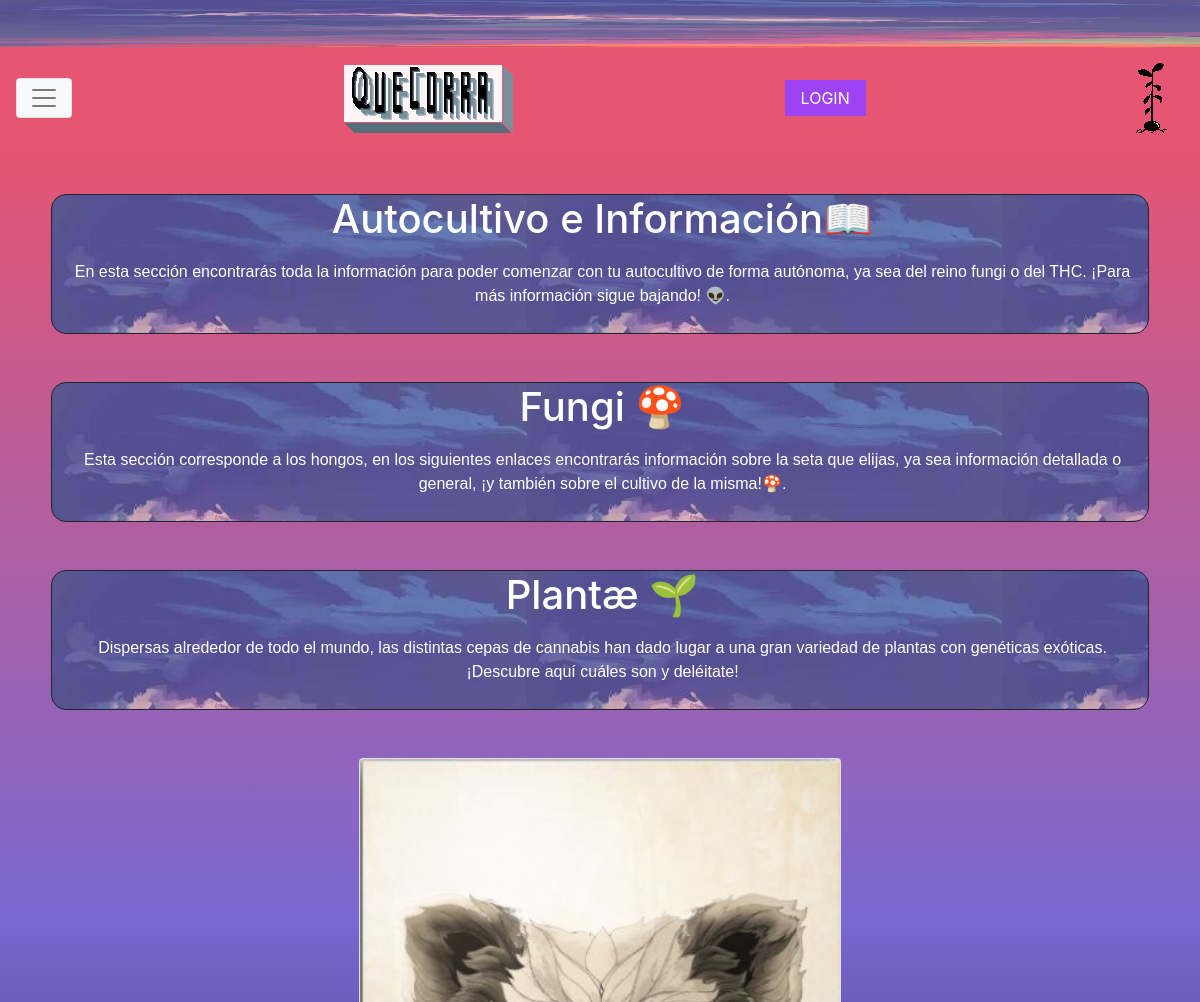
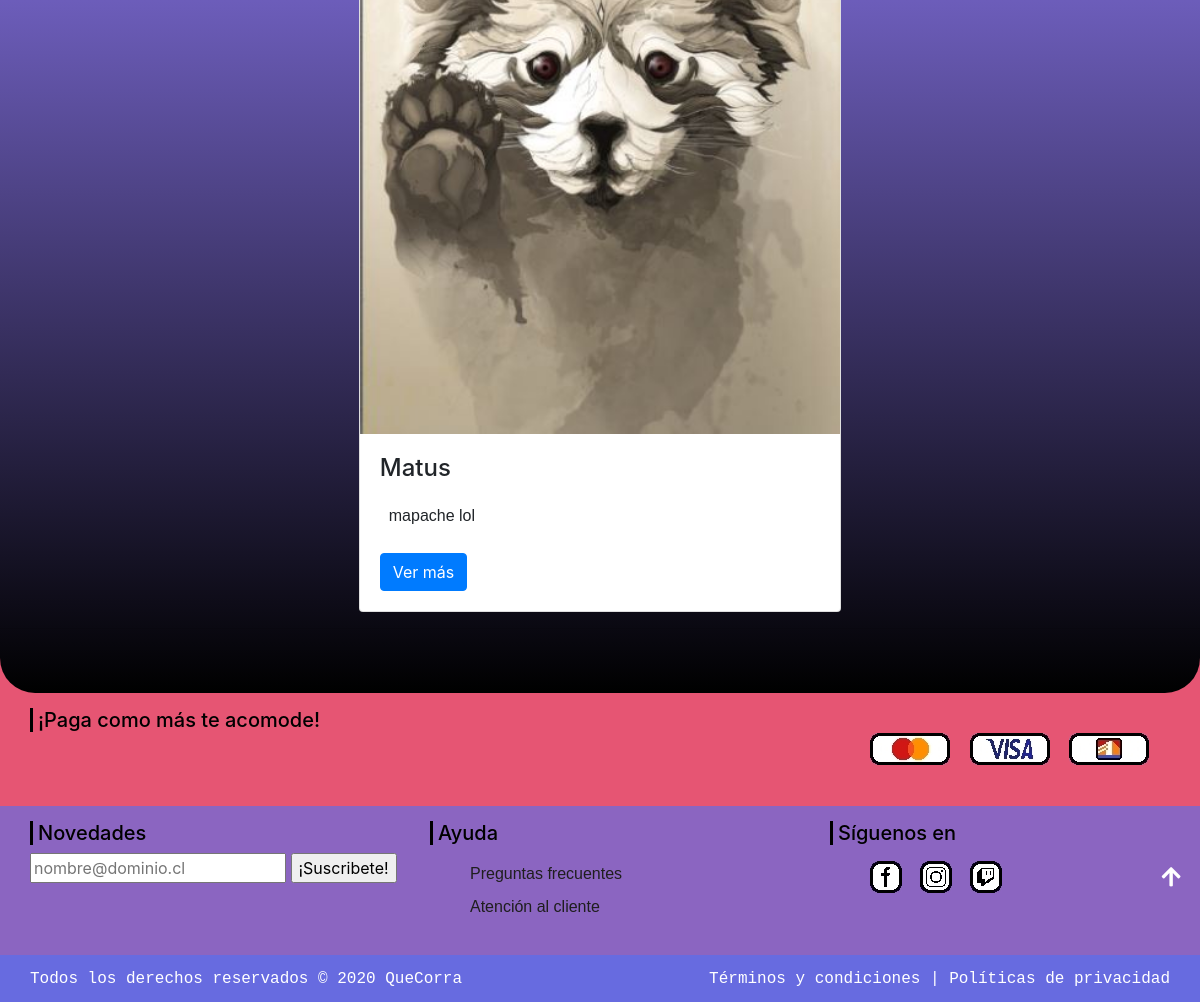
/catalogo/entrada/, run on an earlier commit of the app's database (2 pictures, top to bottom).
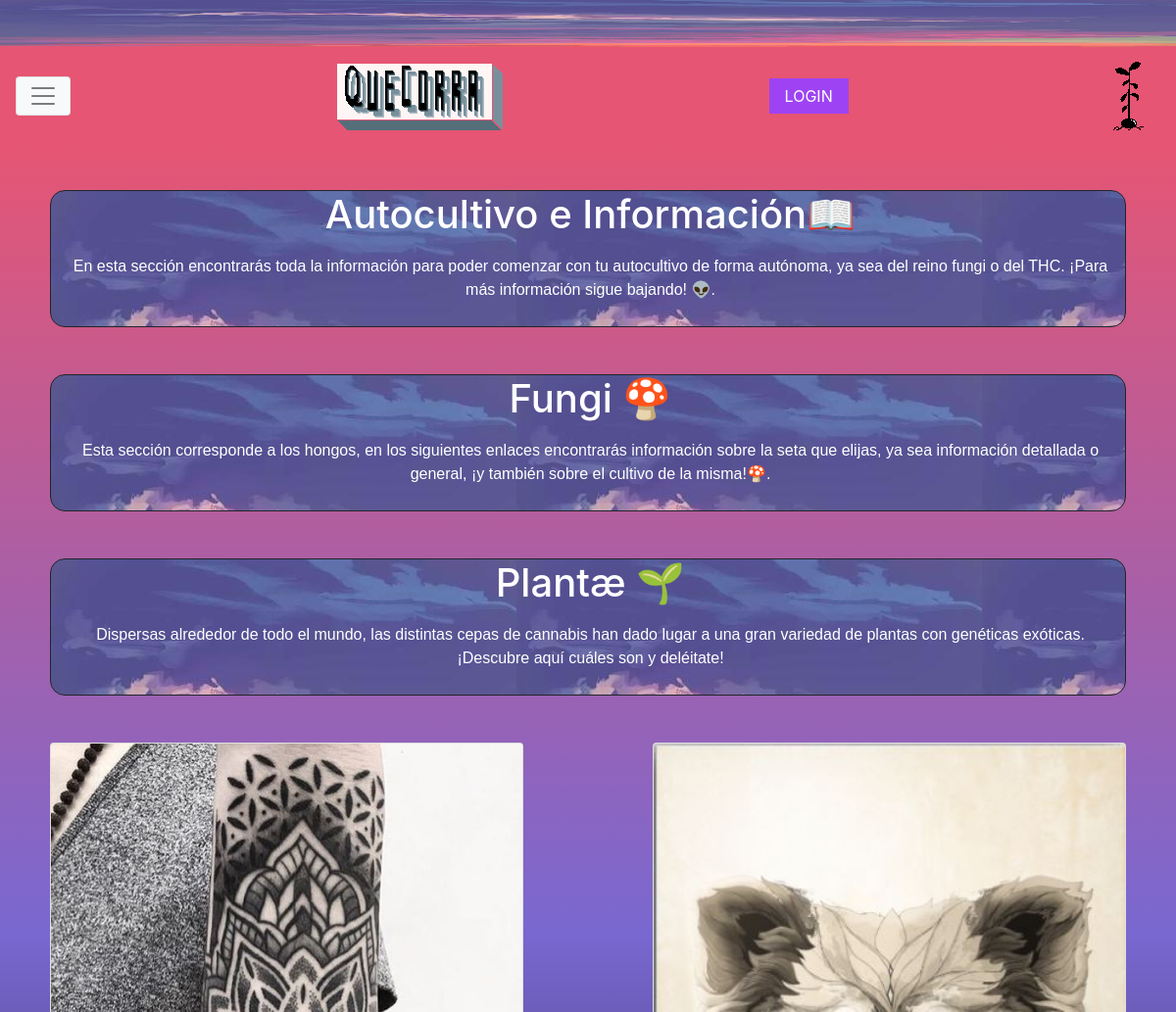
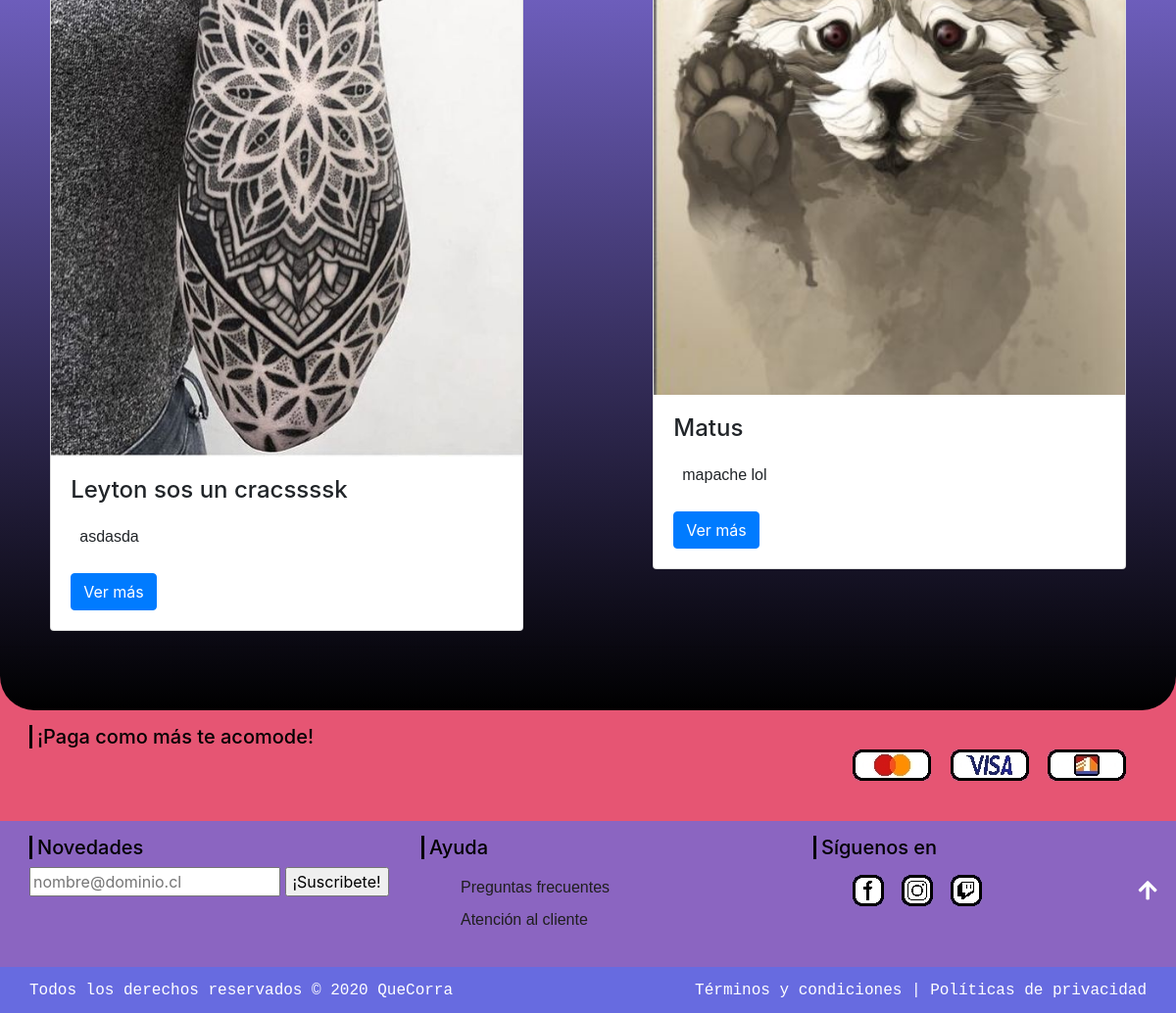
And on a later commit of the database (2 pictures, top to bottom).
### catalogo/models.py (models this page shows, shortened)
class Entrada(models.Model):
	titulo = models.CharField(max_length=100)
	descripcion = models.TextField(max_length=5000)
	imagen = models.ImageField(upload_to='imagen/', null=False)
	tipoentrada = models.ManyToManyField(Tipo)
	class Meta:
		ordering = ['titulo']

### catalogo/views.py (the view)
# urls.py: path('entrada/', views.EntradaListView.as_view(), name='entrada'),
class EntradaListView(generic.ListView): #for de entradas
    model = Entrada
    paginate_by = 10

### catalogo/templates/catalogo/entrada_list.html (shortened to what this page needs)
{% extends "base_generic.html" %}
{% block content %}
<!DOCTYPE html>
<html>
<head>
    {% load static %}
    <link rel="stylesheet" href="https://use.fontawesome.com/releases/v5.4.1/css/all.css">
    <link rel="stylesheet" type="text/css" href="{% static 'css/EstAutocu.css' %}">
    <link rel="stylesheet" type="text/css" href="{% static 'css/bootstrap.min.css' %}">
</head>
<body>
    <div id=capa>
        <br>
        <br>
        <div class="row justify-content-center">
            <div class="col-xl-11 col-lg-10 col-md-10 col-sm-10 col-10">
                <div id=caja style="background: url('/static/img/fondo3.jpg');">
                    <div class="letras">
                        <center>
                            <h1>Autocultivo e Información📖</h1>
                        </center>
                        <center>
                            <p>En esta sección encontrarás toda la información para poder comenzar con tu autocultivo
                                de forma autónoma, ya sea del reino fungi o del THC. ¡Para más información sigue bajando!
                                👽.</p>
                        </center>
                    </div>
                </div>
            </div>
        </div>
        <br>
        <br>
        <div class="row justify-content-center">
            <div class="col-xl-11 col-lg-10 col-md-10 col-sm-10 col-10">
                <div id=caja style="background: url('/static/img/fondo3.jpg');">
                    <div class="letras">
                        <center>
                            <h1>Fungi 🍄</h1>
                        </center>
                        <center>
                            <p>Esta sección corresponde a los hongos, en los siguientes enlaces encontrarás
                                información sobre la seta que elijas, ya sea información detallada o general,
                                ¡y también sobre el cultivo de la misma!🍄.</p>
                        </center>
                    </div>
                </div>
            </div>
        </div>
        <br>
        <br>
        <div class="row justify-content-center">
            <div class="col-xl-11 col-lg-10 col-md-10 col-sm-10 col-10">
                <div id=caja style="background: url('/static/img/fondo3.jpg');">
                    <div class="letras">
                        <center>
                            <h1>Plantæ 🌱</h1>
                        </center>
                        <center>
                            <p>Dispersas alrededor de todo el mundo, las distintas cepas de cannabis han dado lugar a una
                                gran variedad de plantas con genéticas exóticas. ¡Descubre aquí cuáles son y deléitate!
                            </p>
                        </center>
                    </div>
                </div>
            </div>
        </div>
        <br>
        <br>
        <div class="row justify-content-around">
            {% for entrada in entrada_list %}
                <div class="col-xl-5 col-lg-5 col-md-5 col-sm-5 col-5">
                    <div class="card">
                        <img class="card-img-top" src="{{ entrada.imagen.url }}">
                        <div class="card-body">
                            <h4 class="card-title">{{ entrada.titulo }}</h4>
                            <p class="card-text">{{ entrada.descripcion }}</p>
                            <a href="{% url 'entrada-detail' entrada.pk %}" class="btn btn-primary">Ver más</a>
                        </div>
                    </div>
                </div>
            {% endfor %}
        </div>
        <hr>
        <br>
        <br>
    </div>
</body>
</html>
{% endblock %}

### catalogo/templates/base_generic.html (shortened to what this page needs)
<!DOCTYPE html>
<html>
<head>
    {% load static %}
    <link rel="stylesheet" href="https://use.fontawesome.com/releases/v5.4.1/css/all.css">
    <link rel="stylesheet" type="text/css" href="{% static 'css/EstInicio.css' %}">
    <link rel="stylesheet" type="text/css" href="{% static 'css/EstAutocu.css' %}">
    <link rel="stylesheet" type="text/css" href="{% static 'css/EstTiendaa.css' %}">
    <link rel="stylesheet" type="text/css" href="{% static 'css/EstTermin.css' %}">
    <link rel="stylesheet" type="text/css" href="{% static 'css/EstRegistro.css' %}">
    <link rel="stylesheet" type="text/css" href="{% static 'css/EstQuien.css' %}">
    <link rel="stylesheet" type="text/css" href="{% static 'css/EstEntradas.css' %}">
    <link rel="stylesheet" type="text/css" href="{% static 'css/EstLogin.css' %}">
    <link rel="stylesheet" type="text/css" href="{% static 'css/bootstrap.min.css' %}">
    <link rel="stylesheet" type="text/css" href="{% static 'css/styles.css' %}">
</head>
<body>
    <header>
        <center>
            <img src="{% static 'img/fondo3.jpg' %}" height=50px width=100% border="1">
        </center>
        <nav class="navbar navbar-light">
            <button class="navbar-toggler bg-light" type="button" data-toggle="collapse" data-target="#opciones">
                <span class="navbar-toggler-icon"></span>
            </button>
            <div>
                <a href="{% url 'inicio' %}">
                    <img src="{% static 'img/Titulobarra.ico' %}" alt="QueCorra">
                </a>
                <br>
            </div>
            {% if user.is_authenticated %}
                <div class="loguear">
                    <a href="{% url 'logout' %}">
                        Cerrar Sesion
                    </a>
                </div>
                {% else %}
                <div class="loguear">
                    <a href="{% url 'login' %}">
                        Login
                    </a>
                </div>
                {% endif %}
            <a class="navbar-brand">
                <img src="{% static 'img/Icono-superior.ico' %}" alt="Plantita">
            </a>
        </nav>
    </header>
    {% block content %}
    {% endblock %}
    <footer>
        <div id=arriba>
            <div class="row">
                <div class="col-xl-8 col-lg-7 col-sm3 col-md-6" style="background-color:#E65573">
                    <h5>¡Paga como más te acomode!</h5>
                </div>
                <div class="col-xl-4 col-lg-5 col-sm3 col-md-6" style="background-color:#E65573">
                    <ul id=metodosP>
                        <li><img src="{% static 'img/metodoP1.jpg' %}"></li>
                        <li><img src="{% static 'img/metodoP2.jpg' %}"></li>
                        <li><img src="{% static 'img/metodoP3.jpg' %}"></li>
                    </ul>
                </div>
            </div>
        </div>
        <section>
            <div id=medio>
                <div class="row">
                    <div class="col-xl-4 col-lg-4 col-sm-12 col-md-4" style="background-color:#8B65C1">
                        <h5>Novedades</h5>
                        <form action="{% url 'inicio' %}" method="post" name="suscripcion"
                            onsubmit="return validacion()">
                            <input type="text" name="cor" id="correo" placeholder="nombre@dominio.cl">
                            <input type="submit" value="¡Suscribete!">
                            <br><br>
                        </form>
                    </div>
                    <div class="col-xl-4 col-lg-4 col-sm-12 col-md-4" style="background-color:#8B65C1">
                        <h5>Ayuda</h5>
                        <ul id=enumerables>
                            <li><a href="https://color.adobe.com/es/create/color-wheel" target="_self">Preguntas
                                    frecuentes</a>
                            </li>
                            <li><a href="https://color.adobe.com/es/create/color-wheel" target="_self">Atención al
                                    cliente</a>
                            </li>
                        </ul>
                    </div>
                    <div class="col-xl-4 col-lg-4 col-sm-12 col-md-4" style="background-color:#8B65C1">
                        <h5>Síguenos en</h5>
                        <ul id=redes>
                            <li>
                                <a href="https://www.facebook.com/benja.flicker" title="Facebook" rel="noopener noreferrer"
                                    target="_blank"> <img src="{% static 'img/fb-icon.jpg' %}"></a>
                            </li>
                            <li>
                                <a href="https://www.instagram.com/2hhes/" title="Instagram" rel="noopener noreferrer"
                                    target="_blank"><img src="{% static 'img/ig-icon.jpg' %}"></a>
                            </li>
                            <li>
                                <a href="https://www.twitch.tv/flickkkrr" title="Twitch" rel="noopener noreferrer"
                                    target="_blank"><img src="{% static 'img/tw-icon.jpg' %}"></a>
                            </li>
                        </ul>
                        <br>
                        <a class="btntop" href="#"><i class="fas fa-arrow-up"></i></a>
                    </div>
                </div>
            </div>
        </section>
        <section>
            <div id=abajo>
                <div class="row">
                    <div class="col-xl-6 col-sm3 col-md-6">
                        <div id=derechos>
                            <h6>Todos los derechos reservados © 2020 QueCorra</h6>
                        </div>
                    </div>
                    <div class="col-xl-6 col-sm3 col-md-6">
                        <div id=teryCon>
                            <h6><a href="{% url 'terminosycon' %}" rel="noopener noreferrer" target="_self">Términos y
                                    condiciones</a> | <a href="{% url 'terminosycon' %}" rel="noopener noreferrer"
                                    target="_self">Políticas de privacidad</a></h6>
                        </div>
                    </div>
                </div>
            </div>
        </section>
    </footer>
</body>
</html>

### catalogo/static/css/EstInicio.css (style rules this page uses)
body { font-family: Verdana; }
#capa { background-image: linear-gradient(#E65573, #7968D0, black); border-bottom-left-radius: 35px; border-bottom-right-radius: 35px; }
header { height: 30%; width: 100%; color: white; }
footer #arriba { background: #E65573; padding-top: 15px; padding-bottom: 25px; padding-left: 30px; color: black; }
#metodosP li { list-style-type: none; padding-top: 25px; width: 95px; display: inline-block; }
footer #medio { background: #8B65C1; padding-top: 15px; padding-bottom: 20px; padding-left: 30px; color: black; }
footer h5 { border-left-style: solid; border-color: black; padding-left: 5px; }
#enumerables li { text-align: left; list-style-type: none; padding-top: 8px; }
#enumerables a { text-decoration: none; font-family: Verdana, Geneva, sans-serif; font-weight: 400; color: rgb(31, 30, 30); }
#redes li { list-style-type: none; padding-top: 8px; float: left; }
#redes a { width: 50px; display: inline-block; }
footer #abajo { width: 100%; height: 80%; background-color: #7968D0; float: left; }
#derechos { text-align: left; font-family: 'Courier New', Courier; color: white; float: left; padding-top: 15px; padding-left: 30px; }
#teryCon { text-align: right; font-family: 'Courier New', Courier; color: white; float: right; padding-top: 15px; padding-bottom: 5px; padding-right: 30px; }
#teryCon a { color: white; }
html { scroll-behavior: smooth; }
.btntop { position: fixed; width: 50px; height: 50px; bottom: 100px; right: 25px; border-radius: 8px; text-decoration: none; text-align: center; line-height: 50px; color: white; font-size: 22px; }

### catalogo/static/css/EstAutocu.css (style rules this page uses)
body { font-family: Verdana; }
#capa { background-image: linear-gradient(#E65573, #7968D0, black); border-bottom-left-radius: 35px; border-bottom-right-radius: 35px; }
header { height: 30%; width: 100%; color: white; }
footer #arriba { background: #E65573; padding-top: 15px; padding-bottom: 25px; padding-left: 30px; color: black; }
#metodosP li { list-style-type: none; padding-top: 25px; width: 95px; display: inline-block; float: none; }
footer #medio { background: #8B65C1; padding-top: 15px; padding-bottom: 20px; padding-left: 30px; color: black; }
footer h5 { border-left-style: solid; border-color: black; padding-left: 5px; }
#enumerables li { text-decoration: none; text-align: left; list-style-type: none; padding-top: 8px; }
#enumerables a { text-decoration: none; font-family: Verdana, Geneva, sans-serif; font-weight: 400; color: rgb(31, 30, 30); }
#redes li { list-style-type: none; padding-top: 8px; float: left; }
#redes a { width: 50px; display: inline-block; }
footer #abajo { width: 100%; height: 80%; background-color: #676BE0; float: left; }
#derechos { text-align: left; font-family: 'Courier New', Courier; color: white; float: left; padding-top: 15px; padding-left: 30px; }
#teryCon { text-align: right; font-family: 'Courier New', Courier; color: white; float: right; padding-top: 15px; padding-bottom: 5px; padding-right: 30px; }
#teryCon a { color: white; }
#caja { border-radius: 15px; border-style: solid; border-width: 1px; padding-left: 5px; margin: 0; }
.letras h1 { color: white; }
.letras p { color: white; }
html { scroll-behavior: smooth; }
.btntop { position: fixed; width: 50px; height: 50px; bottom: 100px; right: 4px; border-radius: 8px; text-decoration: none; text-align: center; line-height: 50px; color: white; font-size: 22px; }

### catalogo/templates/base_generic.html (style rules this page uses)
body { background-color: #E65573; }

### catalogo/templates/catalogo/entrada_list.html (style rules this page uses)
body { background-color: #E65573; }

What changed in the data, as far as the page shows it:
added Entrada: imagen (picture), titulo "Leyton sos un cracssssk", descripcion "asdasda"
